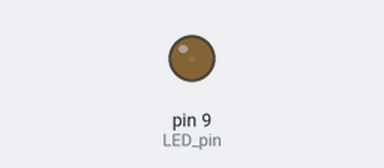
Bench run of a sketch on a simulated Arduino Uno, built with avr-gcc and run on an emulated ATmega328P. Parts: output pins drawn as LEDs (lit = HIGH).

Above: at 0.05 s.
At 0.95 s:
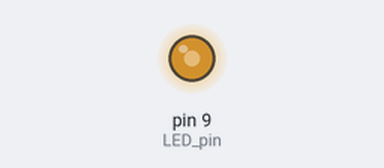
At 1.4 s:
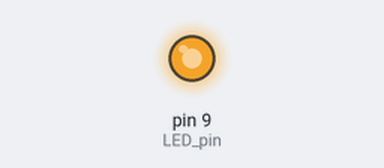
At 2.75 s:
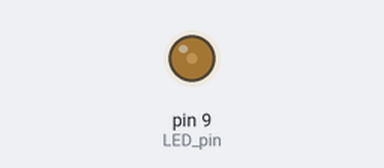
Timing chart, 0 to 7.2 s (numbered marks = the images above):
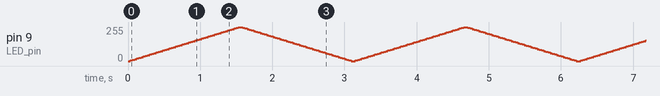

The sketch:

PWM_using_Arduino.ino
```cpp
// Post: "Pulse Width Modulation(PWM) using Pure C"
// Author: Adithya Rajeev

/*
                          Pulse Width Modulation
 Demonstrates Pulse Width Modulation by first slowly increasing the brightness
 of an LED connected to PWM pin 9 and then slowly decreasing the brightnes of
 the LED.

*/

int LED_pin = 9;

//Variable to control LED brightness
int fade_value;

//Nothing happens in setup
void setup() {
  pinMode(LED_pin,OUTPUT);
}

//Infinite loop to slowly increase and decrease the LED brightness
void loop() {
  for (fade_value = 0 ; fade_value <= 255; fade_value += 5) {
    analogWrite(LED_pin, fade_value);
    delay(30);
  }

  for (fade_value = 255 ; fade_value >= 0; fade_value -= 5) {
    analogWrite(LED_pin, fade_value);
    delay(30);
  }
}
```

Analog_Input_with_Pure_C.c
```cpp
// Post: "Analog I/O - Analog Input using Pure C"
// Author: Adithya Rajeev

/*
                              Analog Input
  Demonstrates analog input by reading an analog value from a potentiometer on
  Analog pin A0 and turning on and off a LED connected to digital pin 12.
  The LED glows when the analog value is greater that 512 and turns off when the
  analog value is less than 512.

*/

#include <avr/io.h>

//Variable to store the value read from the ADC converter
int ADC_value;

//Sets up the ADC and prescalar and runs the infinite loop
int main(){
  DDRB |= (1<<PB5);
  ADCSRA |= ((1<<ADPS2)|(1<<ADPS1)|(1<<ADPS0));   //Setting Prescalar as 128
  ADMUX |= (1<<REFS0);
  ADMUX &= ~(1<<REFS1);                           //Avcc(+5v) as voltage reference
  ADCSRB &= ~((1<<ADTS2)|(1<<ADTS1)|(1<<ADTS0));  //Setting ADC in free-running mode
  ADCSRA |= (1<<ADATE);
  ADCSRA |= (1<<ADEN);                            //Power up the ADC
  ADCSRA |= (1<<ADSC);                            //Start converting

  // Infinite loop to check potentiometer value and toggle LED
  while(1){
    ADC_value = ADCW;
    if (ADC_value > 512) {
      PORTB |= (1<<PB5);
    } else {
      PORTB &= ~(1<<PB5);
    }
  }
  return 0;
}
```

Analog_Output_Using_Pure_C.c
```cpp
// Post: "Analog I/O - Analog Output using Pure C"
// Author: Adithya Rajeev

/*
                              Analog Output
 Demonstrates Analog Output by controlling the speed of a DC Motor connected
 to Analog Pin A0 with a delay of 1 second.

*/

#include <avr/io.h>
#include <util/delay.h>

//Main funtion, sets pin A0 as output and runs the infinite loop.
int main(){
  DDRC|=_BV(DDC0);

  //Infinite loop to control speed of motor
  while(1){
    PORTC|=_BV(PC0);
    _delay_ms(1000);
    PORTC&=~_BV(PC0);
    _delay_ms(1000);
  }
  return 0;
}
```

Counter_with_Pure_C.c
```cpp
// Post: "Counter using Pure C"
// Author: Adithya Rajeev

/*
                               Counter
 Demonstrates the functioning of a Counter with Prescalar = 256 and Interrupt.
 The LED connected to Pin A0 glows for the entire clock cycle and turns off
 for 0.5 seconds every time Interrupt Service Routine(ISR) is called.

*/

#include <avr/io.h>
#include <util/delay.h>
#include <avr/interrupt.h>

//Function for initialization of timer, interrupt
void initialize() {
  TCCR2B |= (1 << CS22)|(1 << CS21);  //Setting prescaler = 256
  TCNT2 = 0;
  TIMSK2 |= (1 << TOIE2);             // enable overflow interrupt
  sei();                              // enable global interrupts
}

//ISR called on overflows, toggles the LED state
ISR(TIMER2_OVF_vect) {
  PORTC ^= (1 << 0);  // toggles the led
  TCNT2 = 0;          // reset counter
  _delay_ms(500);
}

//Main function, Sets A0 as output and calls initialize()
int main(void) {
  DDRC |= (1 << 0);
  initialize();  //Calls function to initialize the timer and set prescalar

  while(1) continue;
  return 0;
}
```

Digital_Input_using_Pure_C.c
```cpp
// Post: "Digital I/O - Digital Input using Pure C"
// Author: Adithya Rajeev

/*
                          Digital Input
 Demonstrates Digital Input by switching ON and OFF an LED connected
 to Digital Pin 13 whenever the Push Button connected to Digital Pin 2
 is pressed.

*/

#include <avr/io.h>
#include <util/delay.h>

//Main function, it sets Pin 13 as Output and Pin 2 as Input and runs
//the infinite loop.
int main() {
  DDRB|=_BV(DDB5);
  DDRD &= ~_BV(DDD2);
  PORTD |= _BV(PD2);

  // Infinite loop to check button state and toggle LED
  while (1) {
    if (PIND & PORTD)
      PORTB &= ~_BV(PB5);
    else
      PORTB |= _BV(PB5);
  }
  return 0;
}
```

Digital_Output_with_Pure_C.c
```cpp
// Post: "Digital I/O - Digital Output using Pure C"
// Author: Adithya Rajeev

/*
                          Digital Output
 Demonstrates Digital Output by switching ON and OFF an LED connected
 to Digital Pin 12 with a delay of 1 second.

*/

#include <avr/io.h>
#include <util/delay.h>

//Main funciton, Sets Pin 12 as OUTPUT and runs
//the infinite loop, to toggle the state of the LED
int main(){
  DDRB|=_BV(DDB4);     // Setting Pin B4 as Output

  //Infinite loop to toggle the LED state
  while(1){
    PORTB|=_BV(PB4);   //Turning ON the LED at PB4 for 1 sec
    _delay_ms(1000);
    PORTB&=~_BV(PB4);  //Turning ON the LED at PB4 for 1 sec
    _delay_ms(1000);
  }
  return 0;
}
```

PWM_using_Pure_C.c
```cpp
// Post: "Pulse Width Modulation(PWM) using Pure C"
// Author: Adithya Rajeev

/*
                          Pulse Width Modulation
 Demonstrates Fast Pulse Width Modulation by slowly increasing the brightness
 of an LED connected to PWM pin 6 and slowly decreasing the brightnes of
 the LED connected to Pin 6.

 LED connected to Pin D5(pin 5) increases gradually in brightness
 LED connected to Pin D6(pin 6) decreases gradually in brightness

*/


#include <avr/io.h>
#include <util/delay.h>

//Sets up PWM Mode, Timers and runs infinite loop to control LED brightness
int main () {
  TCCR0A |= _BV(WGM01) | _BV(WGM00);                //Fast PWM mode

  //Inverting mode drives the output low while the counter is greater than OCRNx.
  TCCR0A |= _BV(COM0A1) | _BV(COM0A0);              //Inverting fade down mode

  //Non-inverting mode drives the output high while the counter is greater than OCRNx.
  TCCR0A |= _BV(COM0B1);                            //Non Inverting fade up mode

  //Reset all the timers and comparators
  OCR0A = 0;
  OCR0B = 0;
  TCNT0 = 0;
  TCCR0B |= _BV(CS00);
  DDRD |= _BV(PORTD5) | _BV(PORTD6);

  //Infinite loop to gradually vary the LED brightness
  while (1){
    OCR0A++;
    OCR0B++;
    _delay_ms(20);
  }
  return 0;
}
```
